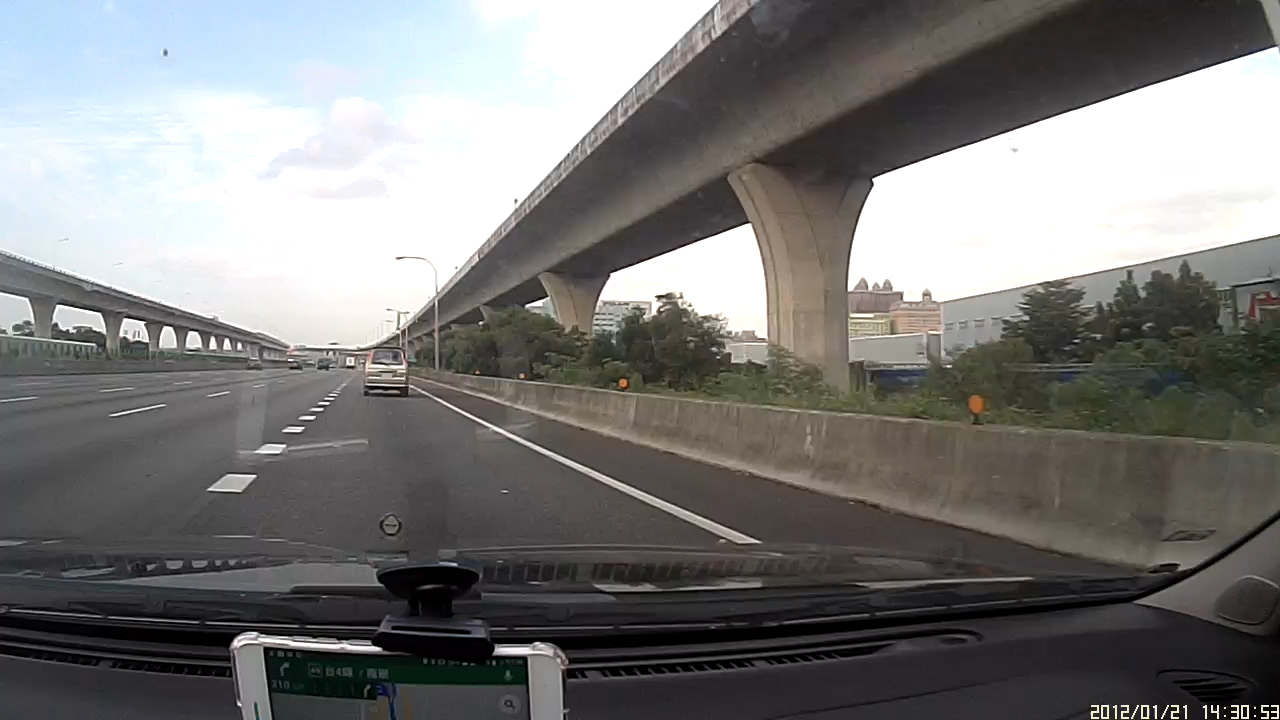
#> input picture _4.python/opencv/__new/road.jpg, 1280 x 720 px, given in place of macau_hotel.jpg, which was not available
$ python ch20_1.py
#> lines starting #> are read from the running program, lines starting #| are printed output that depends on the picture; pictures that were not available may be replaced by others from this repository, and a replacement may not be noted
# ch20_1.py
import cv2

src = cv2.imread("macau_hotel.jpg", cv2.IMREAD_COLOR)
#> src is the input picture: shape (720, 1280, 3); mean B, G, R 121.2, 122.3, 122.5
cv2.imshow("Src", src)  # 顯示原始影像
H, W = src.shape[:2]
#> H = 720; W = 1280
print(f"原始影像高 H = {H}, 寬 W = {W}")
#| 原始影像高 H = 720, 寬 W = 1280
temp1 = cv2.imread("head.jpg")
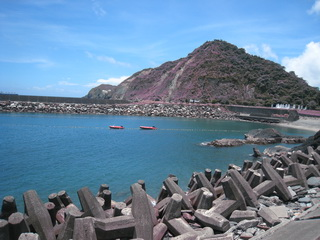
#> input picture _4.python/PIL/new2/img01.jpg, 320 x 240 px, given in place of head.jpg, which was not available
#> temp1 is the input picture: shape (240, 320, 3); mean B, G, R 156.6, 130.8, 102
cv2.imshow("Temp1", temp1)  # 顯示模板影像
h, w = temp1.shape[:2]
#> h = 240; w = 320
print(f"模板影像高 h = {h}, 寬 w = {w}")
#| 模板影像高 h = 240, 寬 w = 320
result = cv2.matchTemplate(src, temp1, cv2.TM_SQDIFF)
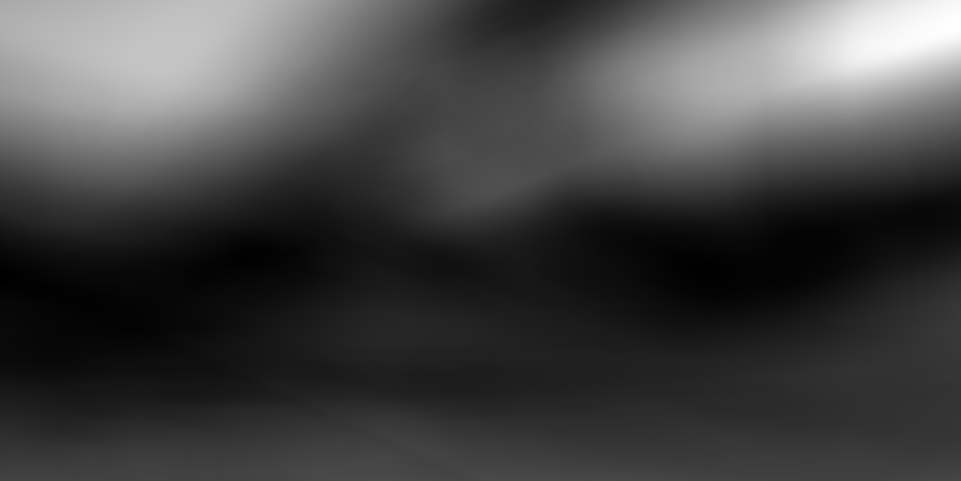
#> result: shape (481, 961) float32; min 1.01e+09, max 5.02e+09, mean 2.08e+09; drawn with min black and max white
print(f"result大小 = {result.shape}")
#| result大小 = (481, 961)
print(f"陣列內容 \n{result}")
#> (printed output is left out)

cv2.waitKey(0)
cv2.destroyAllWindows()


# 檔案 : C:\_git\vcs\_4.python\opencv\__new\OpenCV影像創意邁向AI視覺\ch20\ch20_2.py

# ch20_2.py
import cv2

src = cv2.imread("shapes.jpg", cv2.IMREAD_COLOR)
cv2.imshow("Src", src)  # 顯示原始影像
temp1 = cv2.imread("heart.jpg", cv2.IMREAD_COLOR)
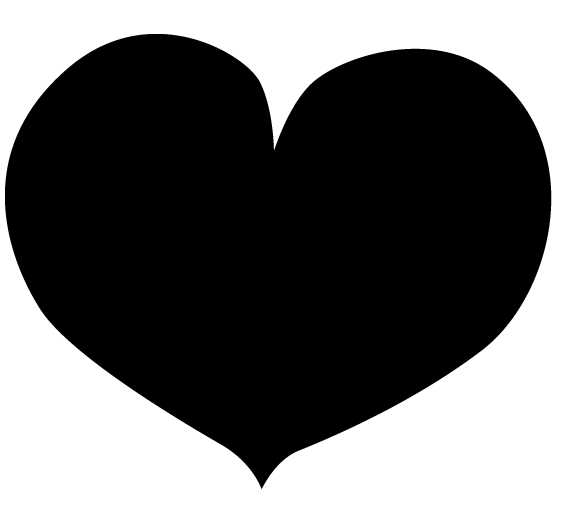
#> input picture _4.python/numpy_pandas/heart.png, 562 x 512 px, given in place of heart.jpg, which was not available
#> temp1 is the input picture: shape (512, 562, 3); min 0, max 255, mean 102.3
cv2.imshow("Temp1", temp1)  # 顯示模板影像
height, width = temp1.shape[:2]  # 獲得模板影像的高與寬
#> height = 512; width = 562
# 使用cv2.TM_SQDIFF_NORMED執行模板匹配
result = cv2.matchTemplate(src, temp1, cv2.TM_SQDIFF_NORMED)
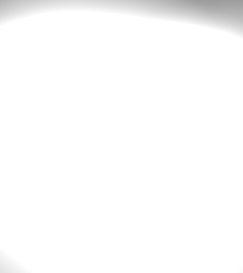
#> result: shape (273, 243) float32; min 0.612, max 1, mean 0.988
minVal, maxVal, minLoc, maxLoc = cv2.minMaxLoc(result)
#> minVal = 0.612; maxVal = 1; minLoc = (209, 0); maxLoc = (68, 11)
upperleft = minLoc  # 左上角座標
#> upperleft = (209, 0)
lowerright = (minLoc[0] + width, minLoc[1] + height)  # 右下角座標
#> lowerright = (771, 512)
dst = cv2.rectangle(src, upperleft, lowerright, (0, 255, 0), 3)  # 繪置最相似外框
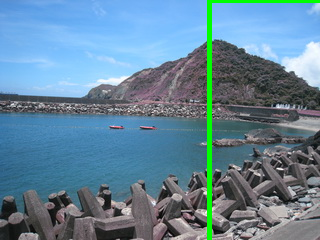
#> dst: shape (240, 320, 3); mean B, G, R 153.6, 133.3, 100
cv2.imshow("Dst", dst)
print(f"result大小 = {result.shape}")
#| result大小 = (273, 243)
print(f"陣列內容 \n{result}")
#> (printed output is left out)

cv2.waitKey(0)
cv2.destroyAllWindows()


print("------------------------------------------------------------")  # 60個

# 檔案 : C:\_git\vcs\_4.python\opencv\__new\OpenCV影像創意邁向AI視覺\ch20\ch20_3.py

# ch20_3.py
import cv2

src = cv2.imread("g5.jpg", cv2.IMREAD_COLOR)
temp1 = cv2.imread("face1.jpg", cv2.IMREAD_COLOR)
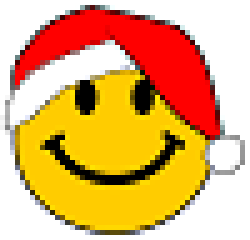
#> input picture _2.vcs/my_vcs_lesson_3/vcs_ComboBox0/vcs_ComboBox0/img/face1.png, 50 x 48 px, given in place of face1.jpg, which was not available (shown 5 times larger)
#> temp1 is the input picture: shape (48, 50, 3); mean B, G, R 107.9, 173.2, 228
height, width = temp1.shape[:2]  # 獲得模板影像的高與寬
#> height = 48; width = 50
# 使用cv2.TM_SQDIFF_NORMED執行模板匹配
#> (the run stopped early here; a loop or call above may not have finished)
